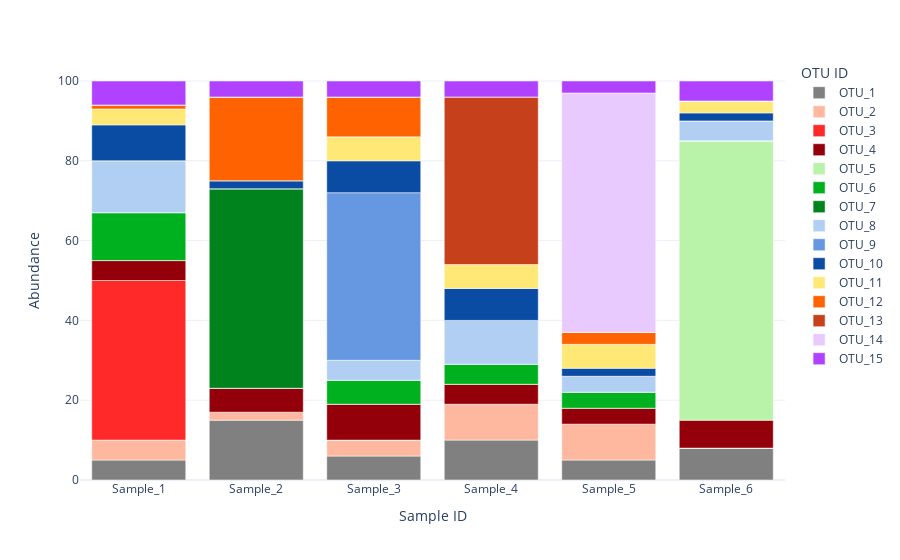

Notebook code cell kept with this figure:
### Markdown cell above
# Make OTU abundance graph

### Code cell
px.defaults.template = 'plotly_white'
fig = px.bar(df_long, 
             x='sample', 
             y='abundance', 
             color='otu', 
             labels={'abundance': 'Abundance', 'sample': 'Sample ID', 'otu': 'OTU ID'}, 
             color_discrete_sequence= ['#808080', '#ffb8a0', '#ff2929', '#93000a', '#b9f2a9', 
                                       '#00b11f', '#00831c', '#b0cff3', '#6598e0', '#0a4ca4', 
                                       '#FFE876', '#ff6200', '#c7401c', '#e9caff', '#b041ff', 
                                       '#561798', '#ee92b1', '#e45384', '#8a163d', '#feac76', 
                                       '#923b01', '#763001'])
fig.show()

### Figure 1 — Plotly figure (JSON) as saved in the notebook; plotly's stock layout.template omitted (floating-point values rounded to 4 significant figures)
{"data": [{"alignmentgroup": "True", "hovertemplate": "OTU ID=OTU_1<br>Sample ID=%{x}<br>Abundance=%{y}<extra></extra>", "legendgroup": "OTU_1", "marker": {"color": "#808080", "pattern": {"shape": ""}}, "name": "OTU_1", "offsetgroup": "OTU_1", "orientation": "v", "showlegend": true, "textposition": "auto", "type": "bar", "x": ["Sample_1", "Sample_2", "Sample_3", "Sample_4", "Sample_5", "Sample_6"], "xaxis": "x", "y": [5, 15, 6, 10, 5, 8], "yaxis": "y"}, {"alignmentgroup": "True", "hovertemplate": "OTU ID=OTU_2<br>Sample ID=%{x}<br>Abundance=%{y}<extra></extra>", "legendgroup": "OTU_2", "marker": {"color": "#ffb8a0", "pattern": {"shape": ""}}, "name": "OTU_2", "offsetgroup": "OTU_2", "orientation": "v", "showlegend": true, "textposition": "auto", "type": "bar", "x": ["Sample_1", "Sample_2", "Sample_3", "Sample_4", "Sample_5", "Sample_6"], "xaxis": "x", "y": [5, 2, 4, 9, 9, 0], "yaxis": "y"}, {"alignmentgroup": "True", "hovertemplate": "OTU ID=OTU_3<br>Sample ID=%{x}<br>Abundance=%{y}<extra></extra>", "legendgroup": "OTU_3", "marker": {"color": "#ff2929", "pattern": {"shape": ""}}, "name": "OTU_3", "offsetgroup": "OTU_3", "orientation": "v", "showlegend": true, "textposition": "auto", "type": "bar", "x": ["Sample_1", "Sample_2", "Sample_3", "Sample_4", "Sample_5", "Sample_6"], "xaxis": "x", "y": [40, 0, 0, 0, 0, 0], "yaxis": "y"}, {"alignmentgroup": "True", "hovertemplate": "OTU ID=OTU_4<br>Sample ID=%{x}<br>Abundance=%{y}<extra></extra>", "legendgroup": "OTU_4", "marker": {"color": "#93000a", "pattern": {"shape": ""}}, "name": "OTU_4", "offsetgroup": "OTU_4", "orientation": "v", "showlegend": true, "textposition": "auto", "type": "bar", "x": ["Sample_1", "Sample_2", "Sample_3", "Sample_4", "Sample_5", "Sample_6"], "xaxis": "x", "y": [5, 6, 9, 5, 4, 7], "yaxis": "y"}, {"alignmentgroup": "True", "hovertemplate": "OTU ID=OTU_5<br>Sample ID=%{x}<br>Abundance=%{y}<extra></extra>", "legendgroup": "OTU_5", "marker": {"color": "#b9f2a9", "pattern": {"shape": ""}}, "name": "OTU_5", "offsetgroup": "OTU_5", "orientation": "v", "showlegend": true, "textposition": "auto", "type": "bar", "x": ["Sample_1", "Sample_2", "Sample_3", "Sample_4", "Sample_5", "Sample_6"], "xaxis": "x", "y": [0, 0, 0, 0, 0, 70], "yaxis": "y"}, {"alignmentgroup": "True", "hovertemplate": "OTU ID=OTU_6<br>Sample ID=%{x}<br>Abundance=%{y}<extra></extra>", "legendgroup": "OTU_6", "marker": {"color": "#00b11f", "pattern": {"shape": ""}}, "name": "OTU_6", "offsetgroup": "OTU_6", "orientation": "v", "showlegend": true, "textposition": "auto", "type": "bar", "x": ["Sample_1", "Sample_2", "Sample_3", "Sample_4", "Sample_5", "Sample_6"], "xaxis": "x", "y": [12, 0, 6, 5, 4, 0], "yaxis": "y"}, {"alignmentgroup": "True", "hovertemplate": "OTU ID=OTU_7<br>Sample ID=%{x}<br>Abundance=%{y}<extra></extra>", "legendgroup": "OTU_7", "marker": {"color": "#00831c", "pattern": {"shape": ""}}, "name": "OTU_7", "offsetgroup": "OTU_7", "orientation": "v", "showlegend": true, "textposition": "auto", "type": "bar", "x": ["Sample_1", "Sample_2", "Sample_3", "Sample_4", "Sample_5", "Sample_6"], "xaxis": "x", "y": [0, 50, 0, 0, 0, 0], "yaxis": "y"}, {"alignmentgroup": "True", "hovertemplate": "OTU ID=OTU_8<br>Sample ID=%{x}<br>Abundance=%{y}<extra></extra>", "legendgroup": "OTU_8", "marker": {"color": "#b0cff3", "pattern": {"shape": ""}}, "name": "OTU_8", "offsetgroup": "OTU_8", "orientation": "v", "showlegend": true, "textposition": "auto", "type": "bar", "x": ["Sample_1", "Sample_2", "Sample_3", "Sample_4", "Sample_5", "Sample_6"], "xaxis": "x", "y": [13, 0, 5, 11, 4, 5], "yaxis": "y"}, {"alignmentgroup": "True", "hovertemplate": "OTU ID=OTU_9<br>Sample ID=%{x}<br>Abundance=%{y}<extra></extra>", "legendgroup": "OTU_9", "marker": {"color": "#6598e0", "pattern": {"shape": ""}}, "name": "OTU_9", "offsetgroup": "OTU_9", "orientation": "v", "showlegend": true, "textposition": "auto", "type": "bar", "x": ["Sample_1", "Sample_2", "Sample_3", "Sample_4", "Sample_5", "Sample_6"], "xaxis": "x", "y": [0, 0, 42, 0, 0, 0], "yaxis": "y"}, {"alignmentgroup": "True", "hovertemplate": "OTU ID=OTU_10<br>Sample ID=%{x}<br>Abundance=%{y}<extra></extra>", "legendgroup": "OTU_10", "marker": {"color": "#0a4ca4", "pattern": {"shape": ""}}, "name": "OTU_10", "offsetgroup": "OTU_10", "orientation": "v", "showlegend": true, "textposition": "auto", "type": "bar", "x": ["Sample_1", "Sample_2", "Sample_3", "Sample_4", "Sample_5", "Sample_6"], "xaxis": "x", "y": [9, 2, 8, 8, 2, 2], "yaxis": "y"}, {"alignmentgroup": "True", "hovertemplate": "OTU ID=OTU_11<br>Sample ID=%{x}<br>Abundance=%{y}<extra></extra>", "legendgroup": "OTU_11", "marker": {"color": "#FFE876", "pattern": {"shape": ""}}, "name": "OTU_11", "offsetgroup": "OTU_11", "orientation": "v", "showlegend": true, "textposition": "auto", "type": "bar", "x": ["Sample_1", "Sample_2", "Sample_3", "Sample_4", "Sample_5", "Sample_6"], "xaxis": "x", "y": [4, 0, 6, 6, 6, 3], "yaxis": "y"}, {"alignmentgroup": "True", "hovertemplate": "OTU ID=OTU_12<br>Sample ID=%{x}<br>Abundance=%{y}<extra></extra>", "legendgroup": "OTU_12", "marker": {"color": "#ff6200", "pattern": {"shape": ""}}, "name": "OTU_12", "offsetgroup": "OTU_12", "orientation": "v", "showlegend": true, "textposition": "auto", "type": "bar", "x": ["Sample_1", "Sample_2", "Sample_3", "Sample_4", "Sample_5", "Sample_6"], "xaxis": "x", "y": [1, 21, 10, 0, 3, 0], "yaxis": "y"}, {"alignmentgroup": "True", "hovertemplate": "OTU ID=OTU_13<br>Sample ID=%{x}<br>Abundance=%{y}<extra></extra>", "legendgroup": "OTU_13", "marker": {"color": "#c7401c", "pattern": {"shape": ""}}, "name": "OTU_13", "offsetgroup": "OTU_13", "orientation": "v", "showlegend": true, "textposition": "auto", "type": "bar", "x": ["Sample_1", "Sample_2", "Sample_3", "Sample_4", "Sample_5", "Sample_6"], "xaxis": "x", "y": [0, 0, 0, 42, 0, 0], "yaxis": "y"}, {"alignmentgroup": "True", "hovertemplate": "OTU ID=OTU_14<br>Sample ID=%{x}<br>Abundance=%{y}<extra></extra>", "legendgroup": "OTU_14", "marker": {"color": "#e9caff", "pattern": {"shape": ""}}, "name": "OTU_14", "offsetgroup": "OTU_14", "orientation": "v", "showlegend": true, "textposition": "auto", "type": "bar", "x": ["Sample_1", "Sample_2", "Sample_3", "Sample_4", "Sample_5", "Sample_6"], "xaxis": "x", "y": [0, 0, 0, 0, 60, 0], "yaxis": "y"}, {"alignmentgroup": "True", "hovertemplate": "OTU ID=OTU_15<br>Sample ID=%{x}<br>Abundance=%{y}<extra></extra>", "legendgroup": "OTU_15", "marker": {"color": "#b041ff", "pattern": {"shape": ""}}, "name": "OTU_15", "offsetgroup": "OTU_15", "orientation": "v", "showlegend": true, "textposition": "auto", "type": "bar", "x": ["Sample_1", "Sample_2", "Sample_3", "Sample_4", "Sample_5", "Sample_6"], "xaxis": "x", "y": [6, 4, 4, 4, 3, 5], "yaxis": "y"}], "layout": {"barmode": "relative", "legend": {"title": {"text": "OTU ID"}, "tracegroupgap": 0}, "margin": {"t": 60}, "xaxis": {"anchor": "y", "domain": [0, 1], "title": {"text": "Sample ID"}}, "yaxis": {"anchor": "x", "domain": [0, 1], "title": {"text": "Abundance"}}}}
